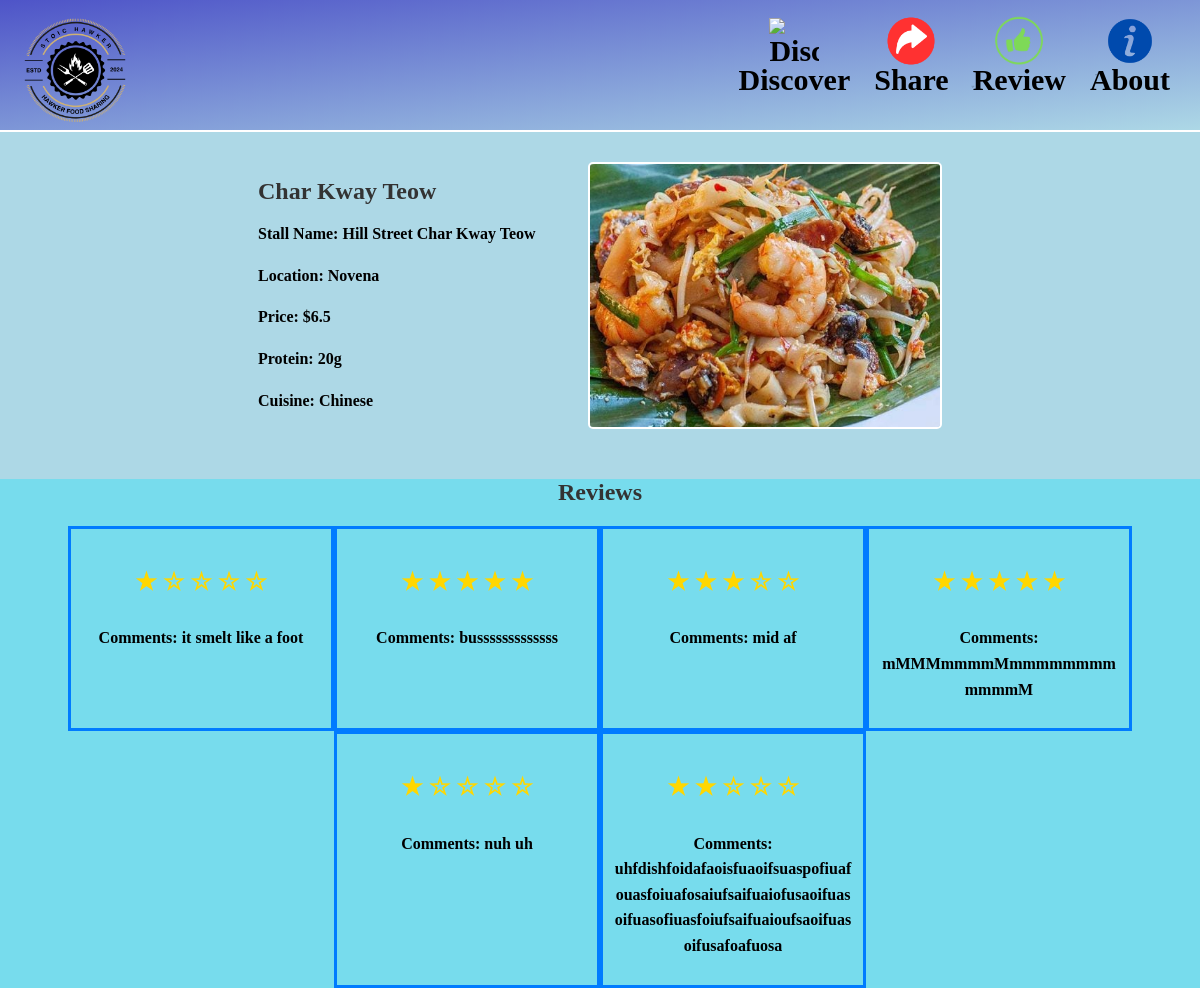
The page /food_details/Char Kway Teow on the database its author committed.
### tables this page shows
CREATE TABLE "Details" (
	`DishName`	TEXT,
	`StallName`	TEXT NOT NULL,
	`Location`	TEXT NOT NULL,
	`Price`	NUMERIC NOT NULL,
	`Protein`	INTEGER NOT NULL,
	`Cuisine`	TEXT NOT NULL,
	`Image`	TEXT,
	PRIMARY KEY(`DishName`)
);

CREATE TABLE "Review" (
	`ReviewID`	INTEGER,
	`DishName`	TEXT,
	`Rating`	INTEGER,
	`Comments`	TEXT,
	PRIMARY KEY(`ReviewID`),
	FOREIGN KEY(`DishName`) REFERENCES `Details`(`DishName`)
);

### app.py (the view)
@app.route('/food_details/<dishName>')
def food_details(dishName):
    details = getDetails(dishName)
    reviews = getReviews(dishName)
    if details:
        return render_template('HfoodDetails.html', food=details, reviews=reviews)
    else:
        return "Food not found", 404

### app.py (called while the page is built)
def getDetails(DishName):
    conn = sqlite3.connect('hawker.db')
    cursor = conn.execute('''SELECT Details.DishName, Details.StallName, Details.Location,
                                    Details.Price, Details.Protein, Details.Cuisine,
                                    Details.Image
                             FROM Details
                             WHERE Details.DishName=?''', (DishName,))
    data = cursor.fetchone()  # Fetch the single record
    conn.close()
    return data

def getReviews(DishName):
    conn = sqlite3.connect('hawker.db')
    cursor = conn.execute('''SELECT Rating, Comments
                             FROM Review
                             WHERE DishName=?''', (DishName,))
    reviews = cursor.fetchall()  # Fetch all the review records
    conn.close()
    return reviews

### templates/HfoodDetails.html (shortened to what this page needs)
<!doctype html>
<html>
	<head>
	<link rel="stylesheet" href="{{ url_for('static', filename='Hfooddetailsstyle.css') }}">
	</head>
	<header>
		<div class="container">
		  <a href="{{ url_for('discover') }}" class="logo"><img id='logoimg' src="{{ url_for('static',filename='logo.png') }}"></a>
		  <nav>
			<a href="{{ url_for('discover') }}" class="nav-link discover-link">
			  <img id="discoverimg" src="{{ url_for('static',filename='discover.png') }}" alt="Discover">
			  <span class="nav-text">Discover</span>
			</a>
			<a href="{{ url_for('share') }}" class="nav-link share-link">
				<img id="shareimg" src="{{ url_for('static',filename='share.png') }}" alt="Share">
				<span class="nav-text">Share</span>
			</a>
			<a href="{{ url_for('review') }}" class="nav-link review-link">
			  <img id="reviewimg" src="{{ url_for('static',filename='review.png') }}" alt="Review">
			  <span class="nav-text">Review</span>
			</a>
			<a href="{{ url_for('about') }}" class="nav-link about-link">
				<img id="aboutimg" src="{{ url_for('static',filename='about.png') }}" alt="About">
				<span class="nav-text">About</span>
			  </a>
		  </nav>
		</div>
	  </header>
      <body>
		<div class="food-details-container">
			<div class="food-details">
				<h1>{{ food[0] }}</h1>
				<p>Stall Name: {{ food[1] }}</p>
				<p>Location: {{ food[2] }}</p>
				<p>Price: ${{ food[3] }}</p>
				<p>Protein: {{ food[4] }}g</p>
				<p>Cuisine: {{ food[5] }}</p>
			</div>
			<img id="food-image" src="{{ url_for('get_file', filename=food[6]) }}" alt="Food Image">
		</div>
		<div class="review-section">
			<h2>Reviews</h2>
			<div class="review-list">
				{% for review in reviews %}
					<div class="review-item">
						<p class="rating-stars">
							{% for i in range(review[0]) %}
								<span class="star">&#9733;</span>
							{% endfor %}
							{% for i in range(5 - review[0]) %}
								<span class="star">&#9734;</span>
							{% endfor %}
						</p>
						<p class="comments">Comments: {{ review[1] }}</p>
					</div>
				{% endfor %}
			</div>
		</div>
      </body>
</html>

### static/Hfooddetailsstyle.css (style rules this page uses)
body { background: #ADD8E6; margin: 0; padding: 0; }
header { background: linear-gradient(to bottom right, #4e54c8, #ADD8E6); color: #fff; padding: 0; width: 100%; height: 130px; border-bottom: 2px solid #fff; }
.container { display: flex; justify-content: space-between; align-items: center; max-width: 1200px; margin: 0; padding: 0; }
.discover-link { display: flex; flex-direction: column; align-items: center; text-align: center; text-decoration: none; }
#logoimg { max-height: 30%; max-width: 30%; margin: 0; padding: 0; }
#discoverimg, #shareimg, #reviewimg, #aboutimg { position: absolute; top: -40px; left: 50%; transform: translateX(-50%); max-width: 50px; }
#shareimg { top: -52px; max-width: 70px; }
#reviewimg { top: -65px; max-width: 95px; }
#aboutimg { top: -52px; max-width: 70px; }
.nav-link { position: relative; display: inline-flex; align-items: center; text-decoration: none; color: #000000; margin-left: 20px; }
.nav-text { text-align: center; margin-top: 5px; }
nav { padding-right: 30px; }
nav a { display: inline-block; color: #000000; text-decoration: none; margin-left: 20px; font-size: 30px; font-weight: bolder; }
nav a:first-child { margin-left: 0; }
.food-details-container { display: flex; align-items: center; margin-bottom: 20px; padding:30px }
.food-details { flex: 1; margin-left: 20% }
#food-image { max-width: 350px; height: auto; border: 2px solid #fff; border-radius: 5px; margin-right: 20%; }
.review-section { text-align: center; background-color: #77dced; }
.review-list { display: flex; flex-wrap: wrap; justify-content: center; }
.review-item { width: 20%; padding: 10px; margin: 0px; border: 3px solid #007bff; word-wrap: break-word; }
.review-item p.comments { margin-top: 10px; }
.rating-stars { font-size: 24px; }
.star { color: #FFD700; }
h1, h2 { color: #333; font-size: 24px; font-weight: bold; }
p, li { color: #000000; font-size: 16px; line-height: 1.6; font-weight: bold; }

### rows shown on the page
Details: DishName "Char Kway Teow", StallName "Hill Street Char Kway Teow", Location "Novena", Price "6.5", Protein "20", Cuisine "Chinese", Image (picture)
Review: Comments "it smelt like a foot"
Review: Comments "busssssssssssss"
Review: Comments "mid af"
Review: Comments "mMMMmmmmMmmmmmmmmmmmmM"
Review: Comments "nuh uh"
Review: Comments "uhfdishfoidafaoisfuaoifsuaspofiuafouasfoiuafosaiufsaifuaiofusaoifuasoifuasofiuasfoiufsaifuaioufsaoifuasoifusafoafuosa"
